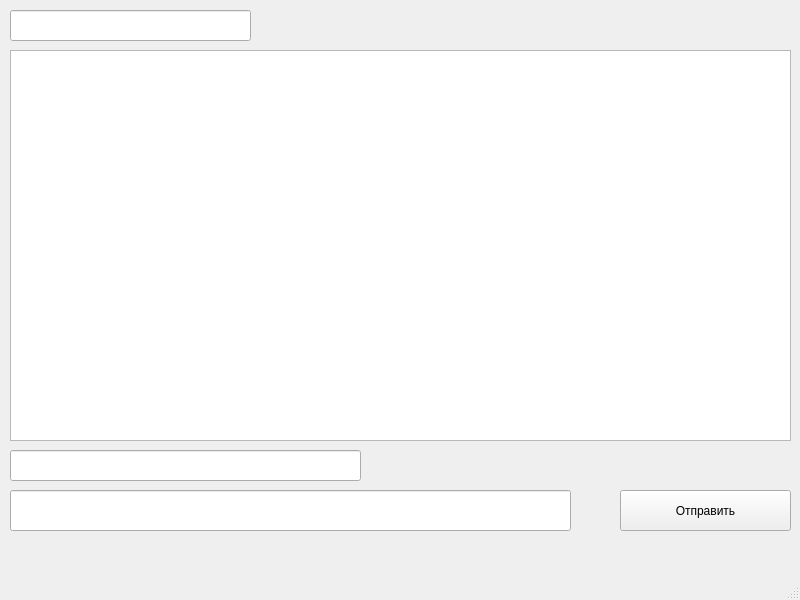
<?xml version="1.0" encoding="UTF-8"?>
<ui version="4.0">
 <class>MainWindow</class>
 <widget class="QMainWindow" name="MainWindow">
  <property name="geometry">
   <rect>
    <x>0</x>
    <y>0</y>
    <width>800</width>
    <height>600</height>
   </rect>
  </property>
  <property name="windowTitle">
   <string>MainWindow</string>
  </property>
  <widget class="QWidget" name="centralwidget">
   <widget class="QPushButton" name="SendButton1">
    <property name="geometry">
     <rect>
      <x>620</x>
      <y>490</y>
      <width>171</width>
      <height>41</height>
     </rect>
    </property>
    <property name="text">
     <string>Отправить</string>
    </property>
   </widget>
   <widget class="QLineEdit" name="InputText1">
    <property name="geometry">
     <rect>
      <x>10</x>
      <y>490</y>
      <width>561</width>
      <height>41</height>
     </rect>
    </property>
   </widget>
   <widget class="QListWidget" name="listWidget1">
    <property name="geometry">
     <rect>
      <x>10</x>
      <y>50</y>
      <width>781</width>
      <height>391</height>
     </rect>
    </property>
   </widget>
   <widget class="QLineEdit" name="Recipient1">
    <property name="geometry">
     <rect>
      <x>10</x>
      <y>450</y>
      <width>351</width>
      <height>31</height>
     </rect>
    </property>
   </widget>
   <widget class="QLineEdit" name="Username1">
    <property name="geometry">
     <rect>
      <x>10</x>
      <y>10</y>
      <width>241</width>
      <height>31</height>
     </rect>
    </property>
   </widget>
  </widget>
  <widget class="QMenuBar" name="menubar">
   <property name="geometry">
    <rect>
     <x>0</x>
     <y>0</y>
     <width>800</width>
     <height>21</height>
    </rect>
   </property>
  </widget>
  <widget class="QStatusBar" name="statusbar"/>
 </widget>
 <resources/>
 <connections/>
</ui>
